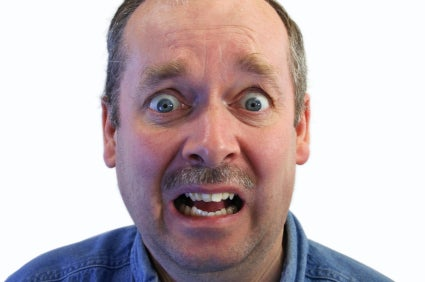
#> input picture datasets/feared_man.jpg, 425 x 282 px, given in place of the camera
$ python CV_Airdrum.py
#> lines starting #> are read from the running program, lines starting #| are printed output that depends on the picture; after the words box and inside, x2 and y2 are one past the last pixel; in counts of white or black regions, pixels touching at a corner belong together
# onemotion.com
# pip install pyautogui
# pip instal imutils
import cv2
import numpy as np
import pyautogui
import imutils


def Press(key):
    pyautogui.press(key)


cap = cv2.VideoCapture(0);
while True:
    _, frame = cap.read()
#> frame is the input picture: shape (282, 425, 3); mean B, G, R 186.5, 183.3, 197.5
    frame = cv2.flip(frame, 1)
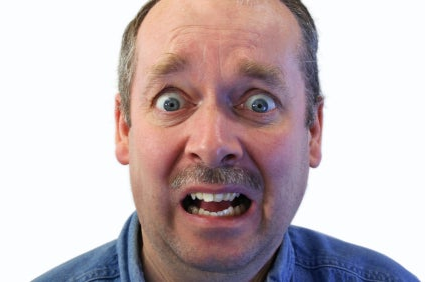
#> frame: shape (282, 425, 3); mean B, G, R 186.5, 183.3, 197.5
    frame = imutils.resize(frame, height=700, width=900)
#> frame: shape (597, 900, 3)

    hsv = cv2.cvtColor(frame, cv2.COLOR_BGR2HSV)
#> hsv: shape (597, 900, 3); mean H, S, V 89.6, 44.5, 204.5

    lowred = np.array([131, 90, 106])
    highred = np.array([255, 255, 255])

    lowblue = np.array([40, 150, 116])
    highblue = np.array([255, 255, 255])

    red_mask = cv2.inRange(hsv, lowred, highred)
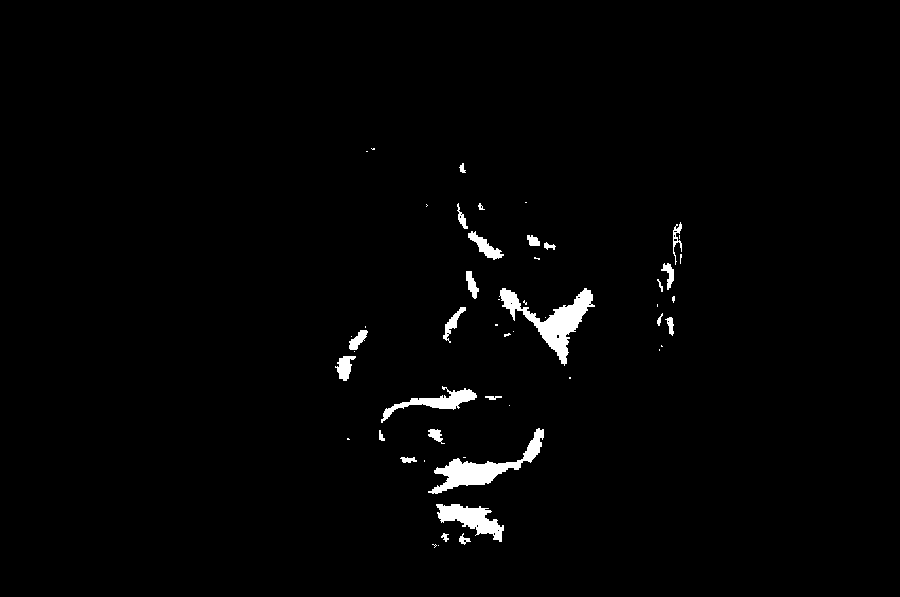
#> red_mask: shape (597, 900); 1.6% white; 52 white regions (27 under 20 px), largest, box (x1, y1, x2, y2) and area: (499, 288, 595, 366) 2215, (428, 428, 544, 494) 1906, (436, 504, 504, 542) 1207
    blue_mask = cv2.inRange(hsv, lowblue, highblue)
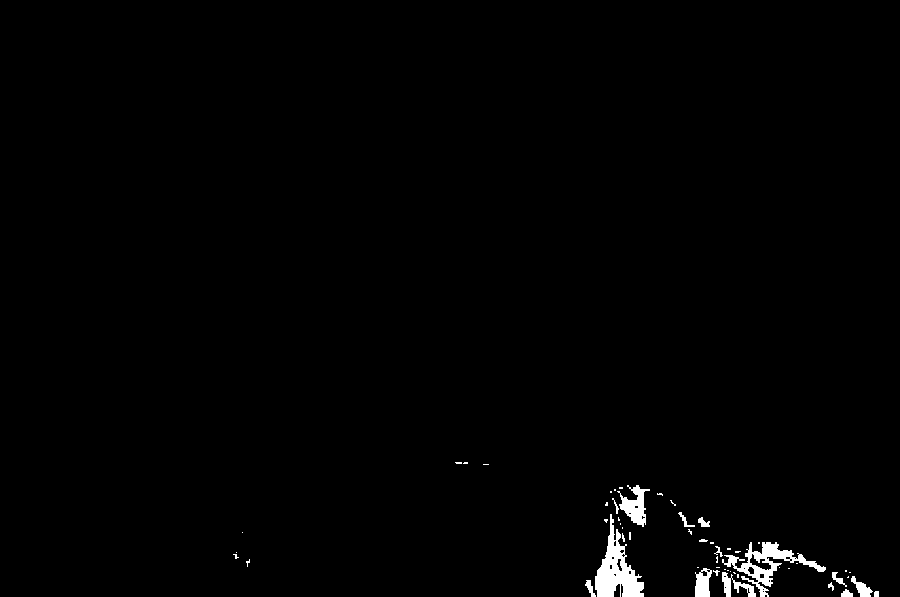
#> blue_mask: shape (597, 900); 1% white; 55 white regions (39 under 20 px)

    # image/frame, start_point, end_point, color, thickness
    cv2.rectangle(frame, (0, 0), (200, 150), (255, 0, 0), 1)
    cv2.putText(frame, 'RIDE', (70, 80), cv2.FONT_HERSHEY_SIMPLEX, 1, (0, 0, 255), 3, cv2.LINE_AA)
    cv2.rectangle(frame, (210, 0), (430, 150), (0, 0, 255), 1)
    cv2.putText(frame, 'RIDE BELL', (245, 80), cv2.FONT_HERSHEY_SIMPLEX, 1, (255, 0, 0), 3, cv2.LINE_AA)
    cv2.rectangle(frame, (440, 0), (650, 150), (255, 0, 0), 1)
    cv2.putText(frame, 'HITHAT close', (445, 80), cv2.FONT_HERSHEY_SIMPLEX, 1, (0, 0, 255), 3, cv2.LINE_AA)
    cv2.rectangle(frame, (660, 0), (900, 150), (0, 0, 255), 1)
    cv2.putText(frame, 'CRASH', (730, 80), cv2.FONT_HERSHEY_SIMPLEX, 1, (255, 0, 0), 3, cv2.LINE_AA)

    cv2.rectangle(frame, (0, 160), (50, 370), (255, 0, 0), 1)
    cv2.putText(frame, 'SNARE', (10, 290), cv2.FONT_HERSHEY_SIMPLEX, 1, (0, 0, 255), 3, cv2.LINE_AA)
    cv2.rectangle(frame, (0, 380), (50, 570), (0, 0, 255), 1)
    cv2.putText(frame, 'SNARE RIM', (10, 500), cv2.FONT_HERSHEY_SIMPLEX, 1, (255, 0, 0), 3, cv2.LINE_AA)

    cv2.rectangle(frame, (850, 160), (900, 370), (255, 0, 0), 1)
    cv2.putText(frame, 'HIT HAT', (770, 290), cv2.FONT_HERSHEY_SIMPLEX, 1, (0, 0, 255), 3, cv2.LINE_AA)
    cv2.rectangle(frame, (850, 380), (900, 570), (0, 0, 255), 1)
    cv2.putText(frame, 'HIT HAT OPEN', (670, 500), cv2.FONT_HERSHEY_SIMPLEX, 1, (255, 0, 0), 3, cv2.LINE_AA)

    cv2.rectangle(frame, (0, 580), (200, 700), (255, 0, 0), 1)
    cv2.putText(frame, 'TOM HI', (50, 640), cv2.FONT_HERSHEY_SIMPLEX, 1, (0, 0, 255), 3, cv2.LINE_AA)
    cv2.rectangle(frame, (210, 580), (430, 700), (0, 0, 255), 1)
    cv2.putText(frame, 'TOM MID', (250, 640), cv2.FONT_HERSHEY_SIMPLEX, 1, (255, 0, 0), 3, cv2.LINE_AA)
    cv2.rectangle(frame, (440, 580), (650, 700), (255, 0, 0), 1)
    cv2.putText(frame, 'TOM LOW', (480, 640), cv2.FONT_HERSHEY_SIMPLEX, 1, (0, 0, 255), 3, cv2.LINE_AA)
    cv2.rectangle(frame, (660, 580), (900, 700), (0, 0, 255), 1)
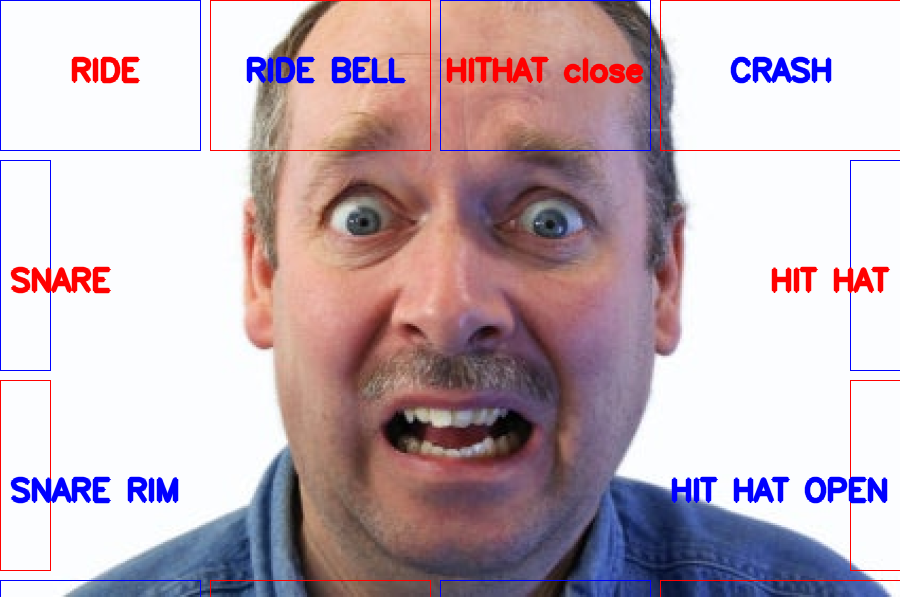
#> frame: shape (597, 900, 3); mean B, G, R 183.7, 175, 193.1
    cv2.putText(frame, 'KICK', (740, 640), cv2.FONT_HERSHEY_SIMPLEX, 1, (255, 0, 0), 3, cv2.LINE_AA)

    # for the red Object
    contours, hierachy = cv2.findContours(red_mask, cv2.RETR_TREE, cv2.CHAIN_APPROX_SIMPLE)
#> contours = 69 contours, 46 with area under 20; largest, box (x1, y1, x2, y2) and area: (499, 288, 595, 366) 2034, (428, 428, 544, 494) 1731, (436, 504, 504, 542) 1093, (381, 386, 477, 423) 777, (468, 231, 504, 260) 322
    contours = sorted(contours, key=lambda x: cv2.contourArea(x), reverse=True)
    # startpoint, endpoint, color, thickness
    for cnt in contours:
        (x, y, w, h) = cv2.boundingRect(cnt)
        cv2.rectangle(frame, (x, y), (x + w, y + h), (0, 255, 0), 2)
        print((x, y))
        if x > 0 and y > 0 and x < 200 and y < 150:
            Press('7')  # RIDE
            break
        if x > 210 and y > 0 and x < 430 and y < 150:
            Press('8')  # RIDE BELL
            break
        if x > 440 and y > 0 and x < 650 and y < 150:
            Press('6')  # HIT HAT CLOSE
            break
        if x > 660 and y > 0 and x < 900 and y < 150:
            Press('9')  # CRASH
            break

        if x > 0 and y > 160 and x < 50 and y < 370:
            Press('2')  # SNARE
            break
        if x > 0 and y > 380 and x < 50 and y < 570:
            Press('3')  # SNARE RIM
            break
        if x > 850 and y > 160 and x < 900 and y < 370:
            Press('4')  # HIT HAT
            break
        if x > 850 and y > 380 and x < 900 and y < 570:
            Press('5')  # HIT HAT OPEN
            break

        if x > 0 and y > 580 and x < 200 and y < 700:
            Press('q')  # TOM HI
            break
        if x > 210 and y > 580 and x < 430 and y < 700:
            Press('w')  # TOM MID
            break
        if x > 440 and y > 580 and x < 650 and x < 700:
            Press('e')  # TOM LOW
            break
        if x > 660 and y > 580 and x < 900 and y < 700:
            Press('1')  # HIT HAT OPEN
            break
        break
#> this loop made 1 pass
#> (x, y, w, h) on pass 1: (499, 288, 96, 78)
#| (499, 288)
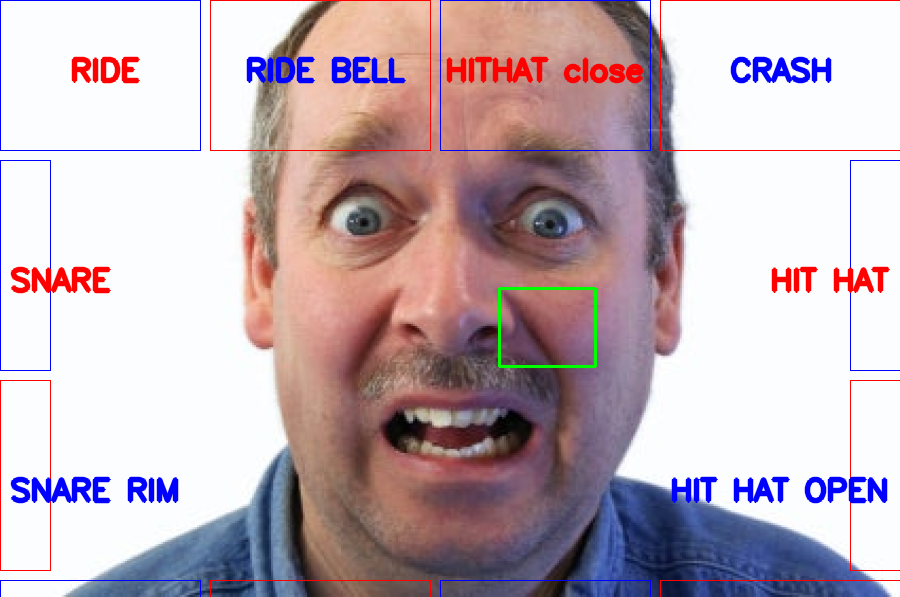
#> frame: shape (597, 900, 3); 0.19% of pixels changed, all inside (x1, y1, x2, y2) = (498, 287, 597, 368)

    # for the blue Object
    contours, hierachy = cv2.findContours(blue_mask, cv2.RETR_TREE, cv2.CHAIN_APPROX_SIMPLE)
#> contours = 81 contours, 65 with area under 20; largest, box (x1, y1, x2, y2) and area: (595, 514, 644, 597) 1708, (722, 542, 826, 597) 1426, (617, 485, 650, 527) 559, (695, 568, 712, 597) 339, (722, 572, 756, 597) 264
    contours = sorted(contours, key=lambda x: cv2.contourArea(x), reverse=True)
    # startpoint, endpoint, color, thickness
    for cnt in contours:
        (x, y, w, h) = cv2.boundingRect(cnt)
        cv2.rectangle(frame, (x, y), (x + w, y + h), (0, 255, 0), 2)
        print((x, y))
        if x > 0 and y > 0 and x < 200 and y < 150:
            Press('7')  # RIDE
            break
        if x > 210 and y > 0 and x < 430 and y < 150:
            Press('8')  # RIDE BELL
            break
        if x > 440 and y > 0 and x < 650 and y < 150:
            Press('6')  # HIT HAT CLOSE
            break
        if x > 660 and y > 0 and x < 900 and y < 150:
            Press('9')  # CRASH
            break

        if x > 0 and y > 160 and x < 50 and y < 370:
            Press('2')  # SNARE
            break
        if x > 0 and y > 380 and x < 50 and y < 570:
            Press('3')  # SNARE RIM
            break
        if x > 850 and y > 160 and x < 900 and y < 370:
            Press('4')  # HIT HAT
            break
        if x > 850 and y > 380 and x < 900 and y < 570:
            Press('5')  # HIT HAT OPEN
            break

        if x > 0 and y > 580 and x < 200 and y < 700:
            Press('q')  # TOM HI
            break
        if x > 210 and y > 580 and x < 430 and y < 700:
            Press('w')  # TOM MID
            break
        if x > 440 and y > 580 and x < 650 and x < 700:
            Press('e')  # TOM LOW
            break
        if x > 660 and y > 580 and x < 900 and y < 700:
            Press('1')  # HIT HAT OPEN
            break
        break
#> this loop made 1 pass
#> (x, y, w, h) on pass 1: (595, 514, 49, 83)
#| (595, 514)
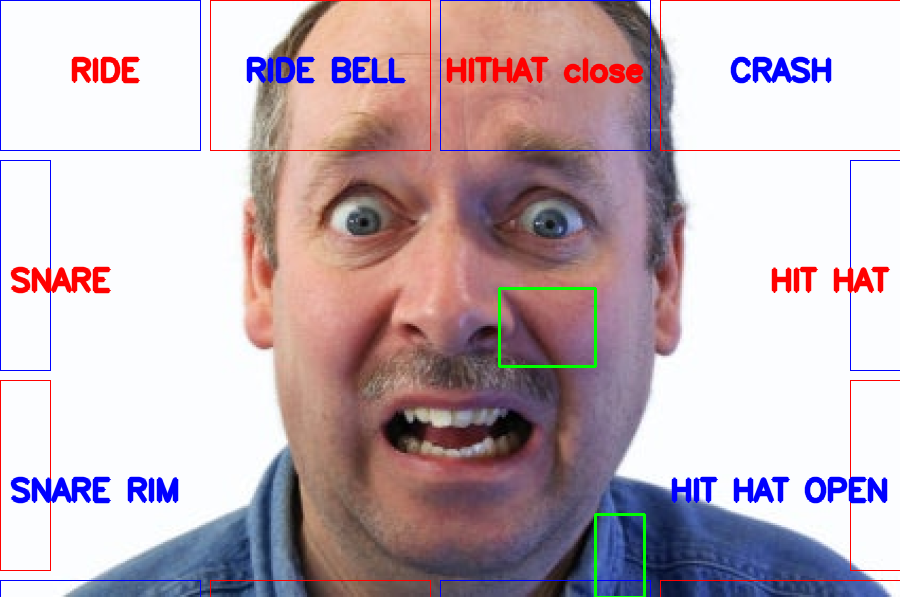
#> frame: shape (597, 900, 3); 0.13% of pixels changed, all inside (x1, y1, x2, y2) = (594, 513, 646, 597)

    cv2.imshow("frame", frame)
# cv2.imshow("res", res)

    key = cv2.waitKey(1)
#> (key Esc is pressed here)
    if key == 27:
        break

cap.release()
cv2.destroyAllWindows()

$ run again, on datasets/happyboy.jpg
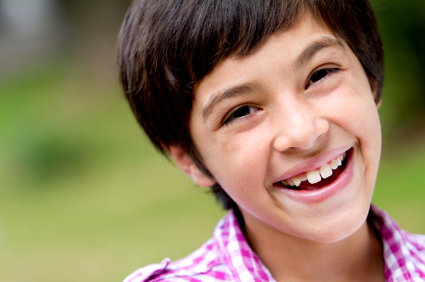
#> input picture datasets/happyboy.jpg, 425 x 282 px, given in place of the camera
#> frame is the input picture: shape (282, 425, 3); mean B, G, R 94.4, 125.1, 142.9
#> hsv: shape (597, 900, 3); mean H, S, V 36.4, 115.1, 148.1
#> `red_mask = cv2.inRange(hsv, lowred, highred)`:
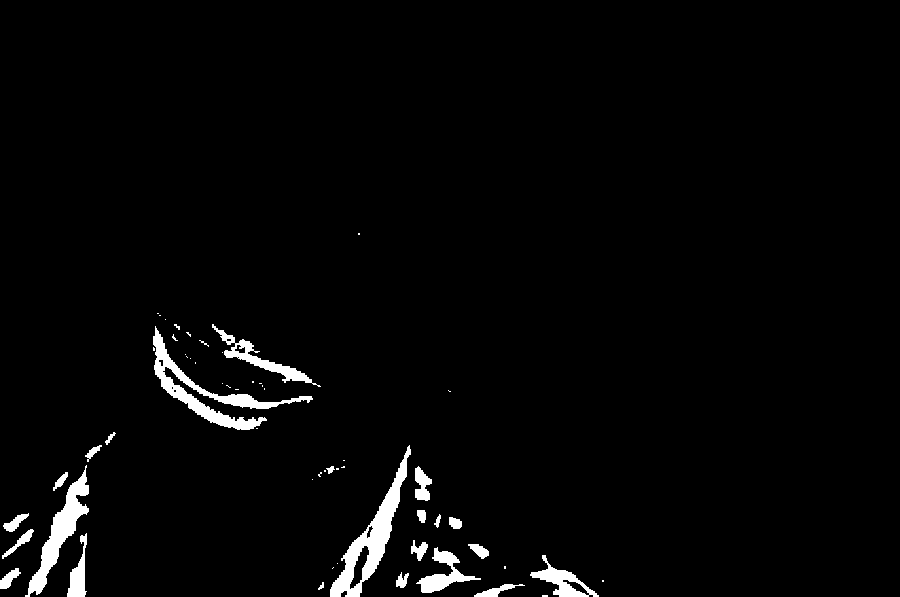
#> red_mask: shape (597, 900); 2.6% white; 57 white regions (34 under 20 px), largest, box (x1, y1, x2, y2) and area: (330, 445, 411, 597) 2855, (153, 326, 313, 430) 2796, (25, 465, 89, 597) 2116
#> blue_mask: shape (597, 900); 2.1% white; 78 white regions (49 under 20 px)
#> `contours, hierachy = cv2.findContours(red_mask, cv2.RETR_TREE, cv2.CHA..`: contours = 66 contours, 39 with area under 20; largest, box (x1, y1, x2, y2) and area: (330, 445, 411, 597) 3020, (153, 326, 313, 430) 2470, (25, 465, 89, 597) 1947, (212, 324, 321, 387) 1002, (530, 555, 599, 597) 944
#> the loop `for cnt in contours:` made 1 pass
#> (x, y, w, h) on pass 1: (330, 445, 81, 152)
#> (printed output is left out)
#> `contours, hierachy = cv2.findContours(blue_mask, cv2.RETR_TREE, cv2.CH..`: contours = 107 contours, 81 with area under 20; largest, box (x1, y1, x2, y2) and area: (832, 186, 900, 262) 2758, (0, 356, 61, 413) 2212, (733, 296, 811, 332) 826, (53, 476, 87, 538) 641, (155, 329, 277, 405) 381
#> the loop `for cnt in contours:` made 1 pass
#> (x, y, w, h) on pass 1: (832, 186, 68, 76)
#> (printed output is left out)
#> after the loop `for cnt in contours:`:
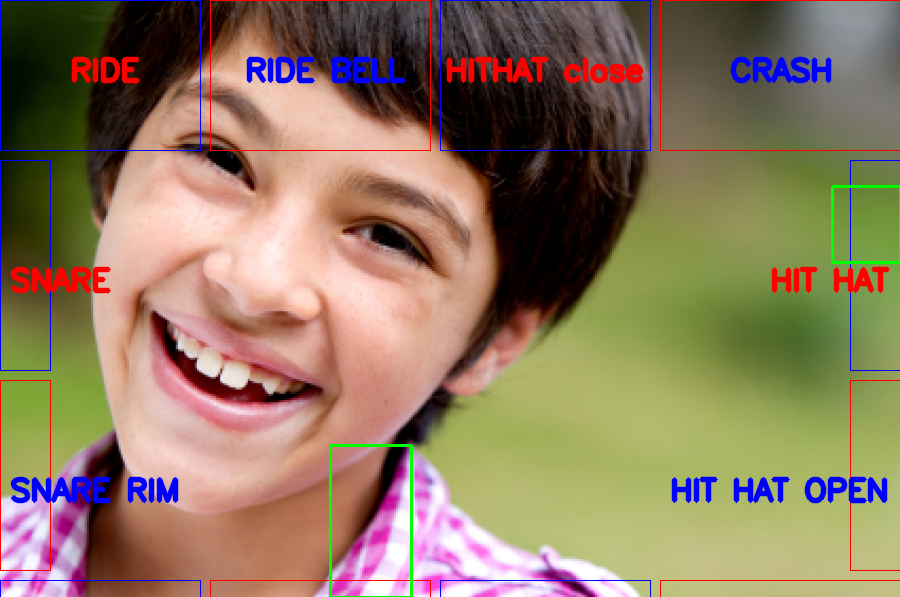
#> frame: shape (597, 900, 3); mean B, G, R 96.2, 121.4, 142
